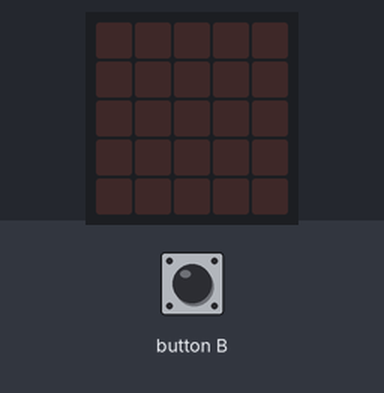
A program run on a simulated BBC micro:bit (MakeCode). Parts: the board's 5×5 LED display. The inputs (shaded band) are chosen by the test bench. Random numbers come from a fixed seed.

Above: at 1.2 s.
1.3 s: button B pressed for 0.15 s
At 4.0 s:
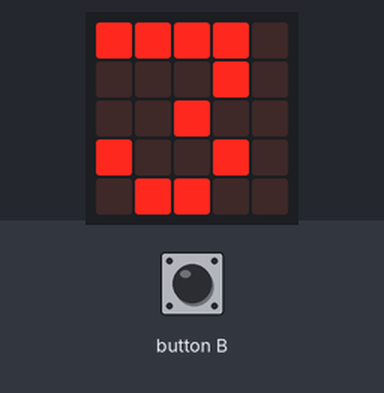
4.4 s: button B pressed for 0.15 s
At 6.4 s:
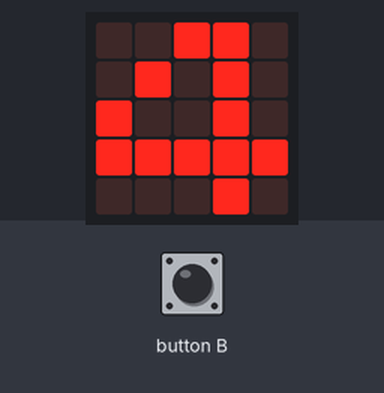
6.8 s: button B pressed for 0.15 s
At 8.7 s:
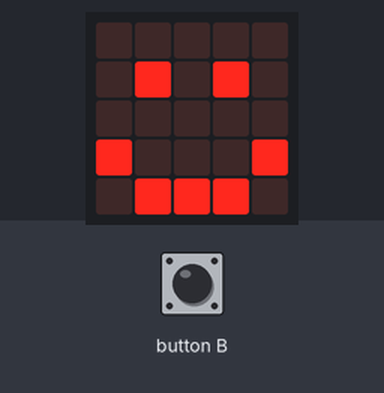
Timing chart, 0 to 10.2 s (numbered marks = the images above; inputs shaded):
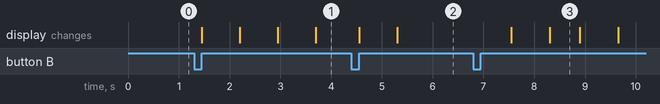

The program:

main.ts
```typescript
let terning = 0
input.onButtonPressed(Button.B, function () {
    for (let index = 0; index < 4; index++) {
        terning = randint(1, 6)
        basic.showNumber(terning)
        if (terning == 6) {
            basic.showIcon(IconNames.Happy)
        }
    }
})
basic.forever(function () {

})
```

test.ts
```typescript
// testene settes inn her; disse vil ikke kompilert så lenge denne pakken blir brukt som en utvidelse.
```

Measured:
- after the input at 1.3 s, the display: first changes after 0.15 s (image 1 shows a later state)
- after the input at 4.4 s, the display: first changes after 0.15 s (image 2 shows a later state)
- after the input at 6.8 s, the display: first changes after 0.75 s (image 3 shows a later state)
- what the display in image 3 shows lasts 0.6 s, from 8.3 s to 8.9 s
